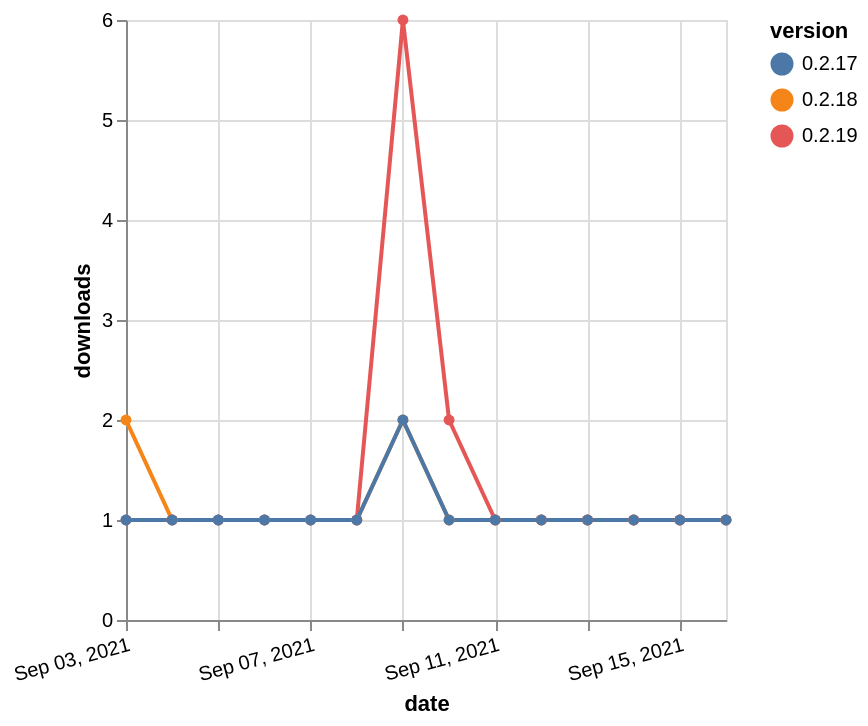

The specification (Vega-Lite) saved for this image:
### Vega-Lite specification from a JSON file in a GitHub repository (floating-point values rounded to 4 significant figures)
{"$schema": "https://vega.github.io/schema/vega-lite/v5.json", "description": "A simple bar chart with embedded data.", "data": {"values": [{"date": "2021-09-03", "total": 162, "delta": 2, "version": "0.2.18"}, {"date": "2021-09-04", "total": 163, "delta": 1, "version": "0.2.18"}, {"date": "2021-09-05", "total": 164, "delta": 1, "version": "0.2.18"}, {"date": "2021-09-06", "total": 165, "delta": 1, "version": "0.2.18"}, {"date": "2021-09-07", "total": 166, "delta": 1, "version": "0.2.18"}, {"date": "2021-09-08", "total": 167, "delta": 1, "version": "0.2.18"}, {"date": "2021-09-09", "total": 169, "delta": 2, "version": "0.2.18"}, {"date": "2021-09-10", "total": 170, "delta": 1, "version": "0.2.18"}, {"date": "2021-09-11", "total": 171, "delta": 1, "version": "0.2.18"}, {"date": "2021-09-12", "total": 172, "delta": 1, "version": "0.2.18"}, {"date": "2021-09-13", "total": 173, "delta": 1, "version": "0.2.18"}, {"date": "2021-09-14", "total": 174, "delta": 1, "version": "0.2.18"}, {"date": "2021-09-15", "total": 175, "delta": 1, "version": "0.2.18"}, {"date": "2021-09-16", "total": 176, "delta": 1, "version": "0.2.18"}, {"date": "2021-09-03", "total": 184, "delta": 1, "version": "0.2.19"}, {"date": "2021-09-04", "total": 185, "delta": 1, "version": "0.2.19"}, {"date": "2021-09-05", "total": 186, "delta": 1, "version": "0.2.19"}, {"date": "2021-09-06", "total": 187, "delta": 1, "version": "0.2.19"}, {"date": "2021-09-07", "total": 188, "delta": 1, "version": "0.2.19"}, {"date": "2021-09-08", "total": 189, "delta": 1, "version": "0.2.19"}, {"date": "2021-09-09", "total": 195, "delta": 6, "version": "0.2.19"}, {"date": "2021-09-10", "total": 197, "delta": 2, "version": "0.2.19"}, {"date": "2021-09-11", "total": 198, "delta": 1, "version": "0.2.19"}, {"date": "2021-09-12", "total": 199, "delta": 1, "version": "0.2.19"}, {"date": "2021-09-13", "total": 200, "delta": 1, "version": "0.2.19"}, {"date": "2021-09-14", "total": 201, "delta": 1, "version": "0.2.19"}, {"date": "2021-09-15", "total": 202, "delta": 1, "version": "0.2.19"}, {"date": "2021-09-16", "total": 203, "delta": 1, "version": "0.2.19"}, {"date": "2021-09-03", "total": 172, "delta": 1, "version": "0.2.17"}, {"date": "2021-09-04", "total": 173, "delta": 1, "version": "0.2.17"}, {"date": "2021-09-05", "total": 174, "delta": 1, "version": "0.2.17"}, {"date": "2021-09-06", "total": 175, "delta": 1, "version": "0.2.17"}, {"date": "2021-09-07", "total": 176, "delta": 1, "version": "0.2.17"}, {"date": "2021-09-08", "total": 177, "delta": 1, "version": "0.2.17"}, {"date": "2021-09-09", "total": 179, "delta": 2, "version": "0.2.17"}, {"date": "2021-09-10", "total": 180, "delta": 1, "version": "0.2.17"}, {"date": "2021-09-11", "total": 181, "delta": 1, "version": "0.2.17"}, {"date": "2021-09-12", "total": 182, "delta": 1, "version": "0.2.17"}, {"date": "2021-09-13", "total": 183, "delta": 1, "version": "0.2.17"}, {"date": "2021-09-14", "total": 184, "delta": 1, "version": "0.2.17"}, {"date": "2021-09-15", "total": 185, "delta": 1, "version": "0.2.17"}, {"date": "2021-09-16", "total": 186, "delta": 1, "version": "0.2.17"}]}, "width": "container", "mark": {"type": "line", "point": {"filled": true}}, "encoding": {"x": {"field": "date", "type": "temporal", "timeUnit": "yearmonthdate", "title": "date", "axis": {"labelAngle": -15}}, "y": {"field": "delta", "type": "quantitative", "title": "downloads"}, "color": {"field": "version", "type": "nominal"}, "tooltip": {"field": "delta"}}}
